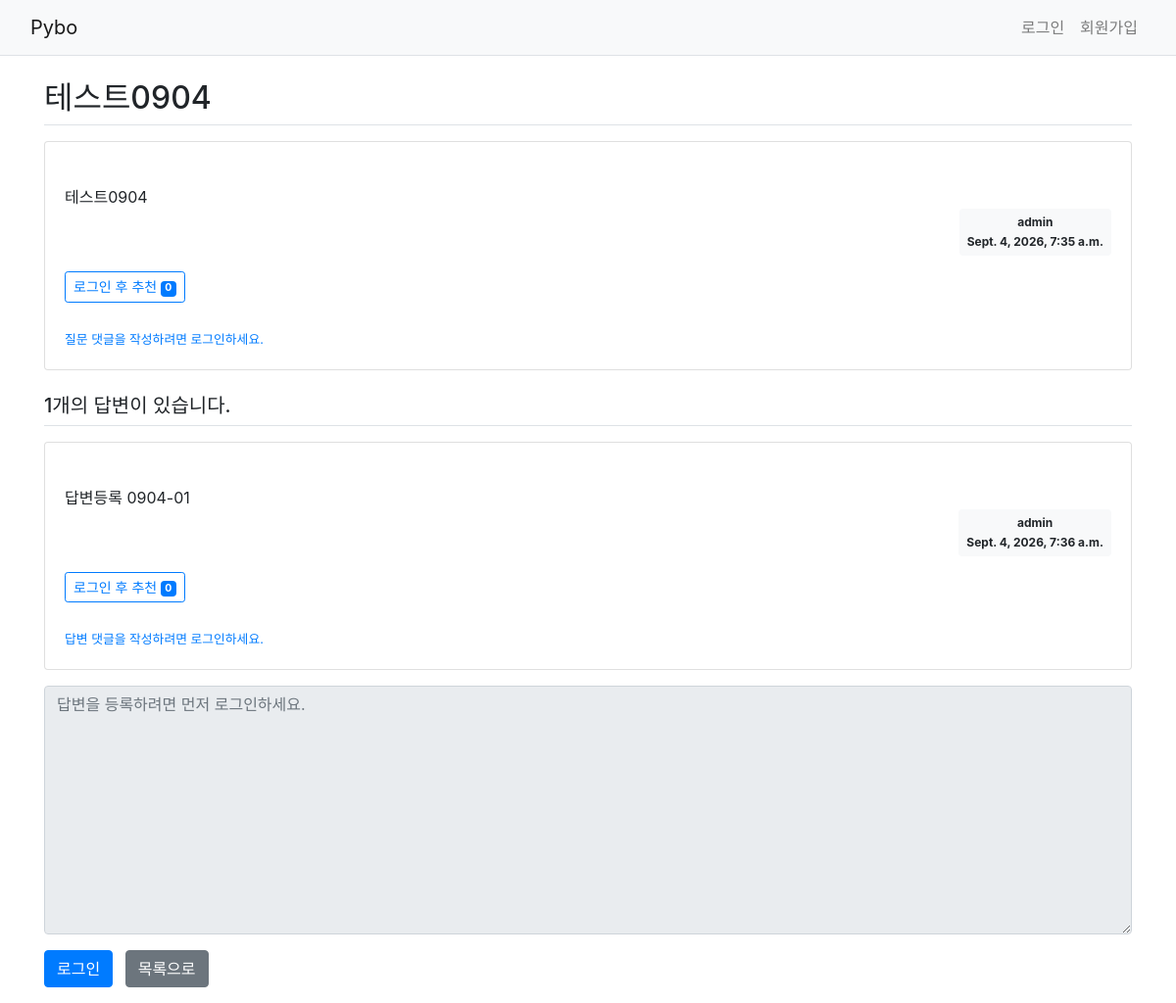
The app's page /pybo/106/ with its own data.
### pybo/models.py (models this page shows, shortened)
class Question(models.Model):
    author = models.ForeignKey(
        User,
        on_delete=models.CASCADE,
        related_name='author_question',
    )
    subject = models.CharField(
        max_length=200,
    )
    content = models.TextField()
    create_date = models.DateTimeField()
    modify_date = models.DateTimeField(
        null=True,
        blank=True,
    )
    voter = models.ManyToManyField(
        User,
        related_name='voter_question',
        blank=True,
    )

class Answer(models.Model):
    author = models.ForeignKey(
        User,
        on_delete=models.CASCADE,
        related_name='author_answer',
    )
    question = models.ForeignKey(
        Question,
        on_delete=models.CASCADE,
    )
    content = models.TextField()
    create_date = models.DateTimeField()
    modify_date = models.DateTimeField(
        null=True,
        blank=True,
    )
    voter = models.ManyToManyField(
        User,
        related_name='voter_answer',
        blank=True,
    )

### pybo/views/base_views.py (the view)
def detail(request, question_id):
    question = get_object_or_404(
        Question,
        pk=question_id,
    )
    context = {
        'question': question,
    }
    return render(
        request,
        'pybo/question_detail.html',
        context,
    )

### templates/pybo/question_detail.html (shortened to what this page needs)
{% extends 'base.html' %}
{% block content %}
<div class="container my-3">
    <h2 class="border-bottom py-2">
        {{ question.subject }}
    </h2>
    <div class="card my-3">
        <div class="card-body">
            <div class="card-text"
                 style="white-space: pre-line;">
                {{ question.content }}
            </div>
            <div class="d-flex justify-content-end">
                <div class="badge badge-light p-2">
                    <div class="mb-2">
                        {{ question.author.username }}
                    </div>
                    <div>
                        {{ question.create_date }}
                    </div>
                </div>
            </div>
            <div class="my-3">
                {% if request.user.is_authenticated %}
                <!--
                    로그인한 사용자가 추천 버튼을 누르면
                    vote_question View로 POST 요청을 보낸다.
                -->
                <form method="post"
                      action="{% url 'pybo:vote_question' question.id %}"
                      class="d-inline">
                    {% csrf_token %}
                    <button type="submit"
                            class="btn btn-sm btn-outline-primary">
                        질문 추천
                        <span class="badge badge-primary">
                            {{ question.voter.count }}
                        </span>
                    </button>
                </form>
                {% else %}
                <a href="{% url 'common:login' %}?next={{ request.path }}"
                   class="btn btn-sm btn-outline-primary">
                    로그인 후 추천
                    <span class="badge badge-primary">
                        {{ question.voter.count }}
                    </span>
                </a>
                {% endif %}
            </div>
            <div class="mt-2">
                {% if request.user.is_authenticated %}
                <a href="{% url 'pybo:comment_create_question' question.id %}"
                   class="small">
                    질문 댓글 추가
                </a>
                {% else %}
                <a href="{% url 'common:login' %}?next={{ request.path }}"
                   class="small">
                    질문 댓글을 작성하려면 로그인하세요.
                </a>
                {% endif %}
            </div>
        </div>
    </div>
    <h5 class="border-bottom my-3 py-2">
        {{ question.answer_set.count }}개의 답변이 있습니다.
    </h5>
    {% for answer in question.answer_set.all %}
    <div class="card my-3">
        <div class="card-body">
            <div class="card-text"
                 style="white-space: pre-line;">
                {{ answer.content }}
            </div>
            <div class="d-flex justify-content-end">
                <div class="badge badge-light p-2">
                    <div class="mb-2">
                        {{ answer.author.username }}
                    </div>
                    <div>
                        {{ answer.create_date }}
                    </div>
                </div>
            </div>
            <div class="my-3">
                {% if request.user.is_authenticated %}
                <!--
                    현재 답변의 ID를 vote_answer URL에 전달한다.
                    주의:
                    question.id가 아니라 반드시 answer.id를 사용한다.
                -->
                <form method="post"
                      action="{% url 'pybo:vote_answer' answer.id %}"
                      class="d-inline">
                    {% csrf_token %}
                    <button type="submit"
                            class="btn btn-sm btn-outline-primary">
                        답변 추천
                        <span class="badge badge-primary">
                            {{ answer.voter.count }}
                        </span>
                    </button>
                </form>
                {% else %}
                <a href="{% url 'common:login' %}?next={{ request.path }}"
                   class="btn btn-sm btn-outline-primary">
                    로그인 후 추천
                    <span class="badge badge-primary">
                        {{ answer.voter.count }}
                    </span>
                </a>
                {% endif %}
            </div>
            <div class="mt-2">
                {% if request.user.is_authenticated %}
                <a href="{% url 'pybo:comment_create_answer' answer.id %}"
                   class="small">
                    답변 댓글 추가
                </a>
                {% else %}
                <a href="{% url 'common:login' %}?next={{ request.path }}"
                   class="small">
                    답변 댓글을 작성하려면 로그인하세요.
                </a>
                {% endif %}
            </div>
        </div>
    </div>
    {% empty %}
    <div class="alert alert-light border">
        아직 등록된 답변이 없습니다.
    </div>
    {% endfor %}
    <form action="{% url 'pybo:answer_create' question.id %}"
          method="post"
          class="my-3">
        <div class="form-group">
            {% if request.user.is_authenticated %}
            <!--
                이전 제출에서 오류가 발생한 경우
                사용자가 작성한 내용을 유지하기 위해
                form.content.value를 다시 출력한다.
            -->
            <textarea name="content"
                      id="content"
                      class="form-control"
                      rows="10"
                      placeholder="답변 내용을 입력하세요.">{{ form.content.value|default_if_none:'' }}</textarea>
            {% else %}
            <textarea id="content"
                      class="form-control"
                      rows="10"
                      disabled
                      placeholder="답변을 등록하려면 먼저 로그인하세요."></textarea>
            {% endif %}
        </div>
        {% if request.user.is_authenticated %}
        <button type="submit"
                class="btn btn-primary">
            답변 등록
        </button>
        {% else %}
        <a href="{% url 'common:login' %}?next={{ request.path }}"
           class="btn btn-primary">
            로그인
        </a>
        {% endif %}
        <a href="{% url 'pybo:index' %}"
           class="btn btn-secondary ml-2">
            목록으로
        </a>
    </form>
</div>
{% endblock %}

### records on screen
Question: subject "테스트0904", content "테스트0904", author.username "admin", create_date "Sept. 4, 2026, 7:35 a.m.", voter.count "0", answer_set.count "1"
Answer: content "답변등록 0904-01", author.username "admin", create_date "Sept. 4, 2026, 7:36 a.m.", voter.count "0"
